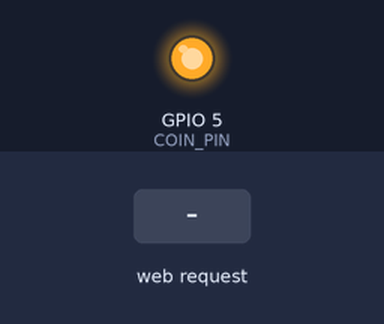
The program below on a simulated ESP32. On the bench: output pins drawn as LEDs (lit = HIGH). Inputs (shaded band) come from the test bench. WiFi joins after 1.5 s; servers stay silent unless stated; what the program prints to the serial monitor is not drawn.

Above: at 2.7 s.
2.8 s: HTTP request GET /coin received
Timing chart, 0 to 5.8 s (numbered marks = the images above; inputs shaded):
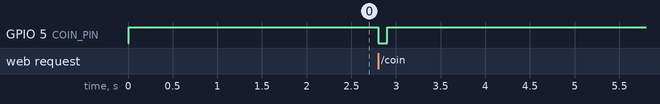

Measured:
- after the input at 2.8 s, GPIO 5 (COIN_PIN): HIGH → LOW at once, → HIGH 0.10 s later

The program:

main.cpp
```cpp
#include <Arduino.h>
#include <WiFi.h>
#include <WebServer.h>
#include <ESPmDNS.h>

// ----------------------------------------------------------------------
// CONFIGURATION
// ----------------------------------------------------------------------
// REPLACE WITH YOUR NETWORK CREDENTIALS
const char* ssid = "YOUR_SSID";
const char* password = "YOUR_PASSWORD";

// GPIO Pin connected to the Relay / Coin mechanism
// Ensure you are using a pin safe for output (e.g., 5, 4, 13, etc.)
// AVOID: 6-11 (connected to flash), 34-39 (input only)
const int COIN_PIN = 5;

// Duration of the "coin inserted" signal in milliseconds
// Standard coin mechs might need 50-100ms. Adjust as needed.
const int COIN_PULSE_DURATION_MS = 100;

// Logic Level for "Active" (Coin inserted)
// If you are using a Relay Module:
//   - Most are "Active LOW" (Set LOW to turn ON) -> set true if so
//   - If Active HIGH -> set false
const bool RELAY_ACTIVE_LOW = true;

// ----------------------------------------------------------------------
// GLOBALS
// ----------------------------------------------------------------------
WebServer server(80);

// ----------------------------------------------------------------------
// HELPER FUNCTIONS
// ----------------------------------------------------------------------

void triggerCoin() {
  Serial.println("Triggering Coin...");

  // Determine ON and OFF states based on configuration
  int ON_STATE = RELAY_ACTIVE_LOW ? LOW : HIGH;
  int OFF_STATE = RELAY_ACTIVE_LOW ? HIGH : LOW;

  digitalWrite(COIN_PIN, ON_STATE);
  delay(COIN_PULSE_DURATION_MS);
  digitalWrite(COIN_PIN, OFF_STATE);

  Serial.println("Coin Triggered.");
}

// ----------------------------------------------------------------------
// HTTP HANDLERS
// ----------------------------------------------------------------------

void handleRoot() {
  String html = "<!DOCTYPE html><html><head><title>Pinball Controller</title>";
  html += "<style>body{font-family:sans-serif;text-align:center;padding:50px;}";
  html += "button{padding:20px;font-size:20px;cursor:pointer;background:#28a745;color:white;border:none;border-radius:5px;}";
  html += "</style></head><body>";
  html += "<h1>Pinball Coin Controller</h1>";
  html += "<p>Status: Ready</p>";
  html += "<form action=\"/coin\" method=\"GET\"><button type=\"submit\">INSERT COIN</button></form>";
  html += "</body></html>";

  server.send(200, "text/html", html);
}

void handleCoin() {
  triggerCoin();
  // Redirect back to root or show success
  server.send(200, "text/html", "<h1>Coin Inserted!</h1><p><a href='/'>Go Back</a></p><script>setTimeout(function(){window.location.href='/';}, 2000);</script>");
}

void handleNotFound() {
  server.send(404, "text/plain", "404: Not Found");
}

// ----------------------------------------------------------------------
// MAIN SETUP & LOOP
// ----------------------------------------------------------------------

void setup() {
  Serial.begin(115200);
  delay(10);
  Serial.println("\n\n--- ESP32 Pinball Controller ---");

  // Setup GPIO
  pinMode(COIN_PIN, OUTPUT);
  // Ensure it starts in OFF state
  digitalWrite(COIN_PIN, RELAY_ACTIVE_LOW ? HIGH : LOW);

  // Setup WiFi
  Serial.print("Connecting to ");
  Serial.println(ssid);

  WiFi.mode(WIFI_STA);
  WiFi.begin(ssid, password);

  while (WiFi.status() != WL_CONNECTED) {
    delay(500);
    Serial.print(".");
  }

  Serial.println("");
  Serial.println("WiFi connected.");
  Serial.print("IP address: ");
  Serial.println(WiFi.localIP());

  // Setup mDNS
  if (MDNS.begin("pinball")) {
    Serial.println("MDNS responder started");
    Serial.println("Access via http://pinball.local");
  } else {
    Serial.println("Error setting up MDNS responder!");
  }

  // Setup Server
  server.on("/", handleRoot);
  server.on("/coin", handleCoin);
  server.onNotFound(handleNotFound);

  server.begin();
  Serial.println("HTTP server started");
}

void loop() {
  server.handleClient();
  delay(2); // allow CPU to switch to other tasks if needed
}
```
